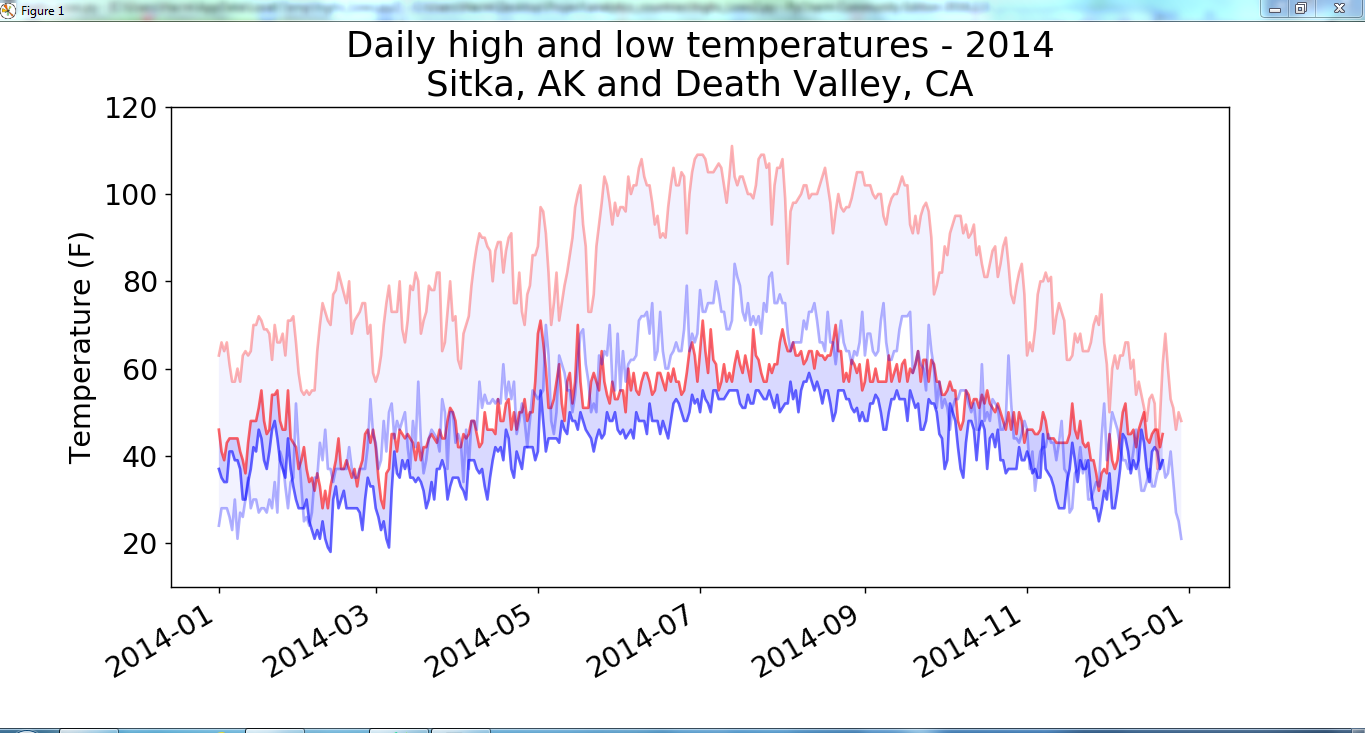

The Python source for this figure:
import csv
from datetime import datetime

from matplotlib import pyplot as plt

def get_weather_data(filename, dates, highs, lows):
    """Get the highs and lows from a data file."""
    with open(filename) as f:
        reader = csv.reader(f)
        header_row = next(reader)

        # dates, highs, lows = [], [], []
        for row in reader:
            try:
                current_date = datetime.strptime(row[0], "%Y-%m-%d")
                high = int(row[1])
                low = int(row[3])
            except ValueError:
                print(current_date, 'missing data')
            else:
                dates.append(current_date)
                highs.append(high)
                lows.append(low)

# Get weather data for Sitka.
dates, highs, lows = [], [], []
get_weather_data('sitka_weather_2014.csv', dates, highs, lows)

# Plot Sitka weather data.
fig = plt.figure(dpi=128, figsize=(10, 6))
plt.plot(dates, highs, c='red', alpha=0.6)
plt.plot(dates, lows, c='blue', alpha=0.6)
plt.fill_between(dates, highs, lows, facecolor='blue', alpha=0.15)

# Get Death Valley data.
dates, highs, lows = [], [], []
get_weather_data('death_valley_2014.csv', dates, highs, lows)

# Add Death Valley data to current plot.
plt.plot(dates, highs, c='red', alpha=0.3)
plt.plot(dates, lows, c='blue', alpha=0.3)
plt.fill_between(dates, highs, lows, facecolor='blue', alpha=0.05)

# Format plot.
title = "Daily high and low temperatures - 2014"
title += "\nSitka, AK and Death Valley, CA"
plt.title(title, fontsize=20)
plt.xlabel('', fontsize=16)
fig.autofmt_xdate()
plt.ylabel("Temperature (F)", fontsize=16)
plt.tick_params(axis='both', which='major', labelsize=16)
plt.ylim(10, 120)

plt.show()
